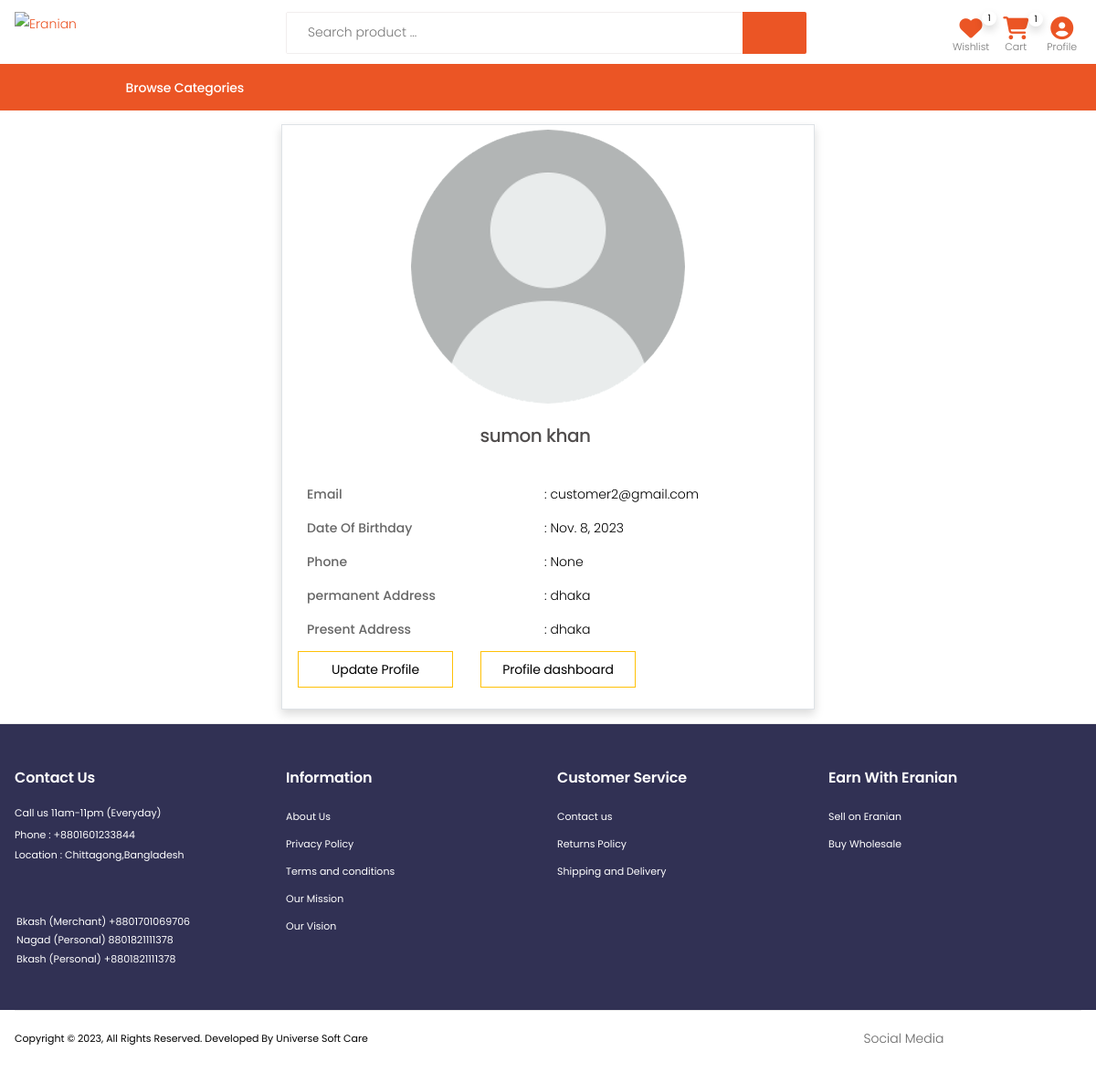
The app's page /profile/ (signed in), older data.
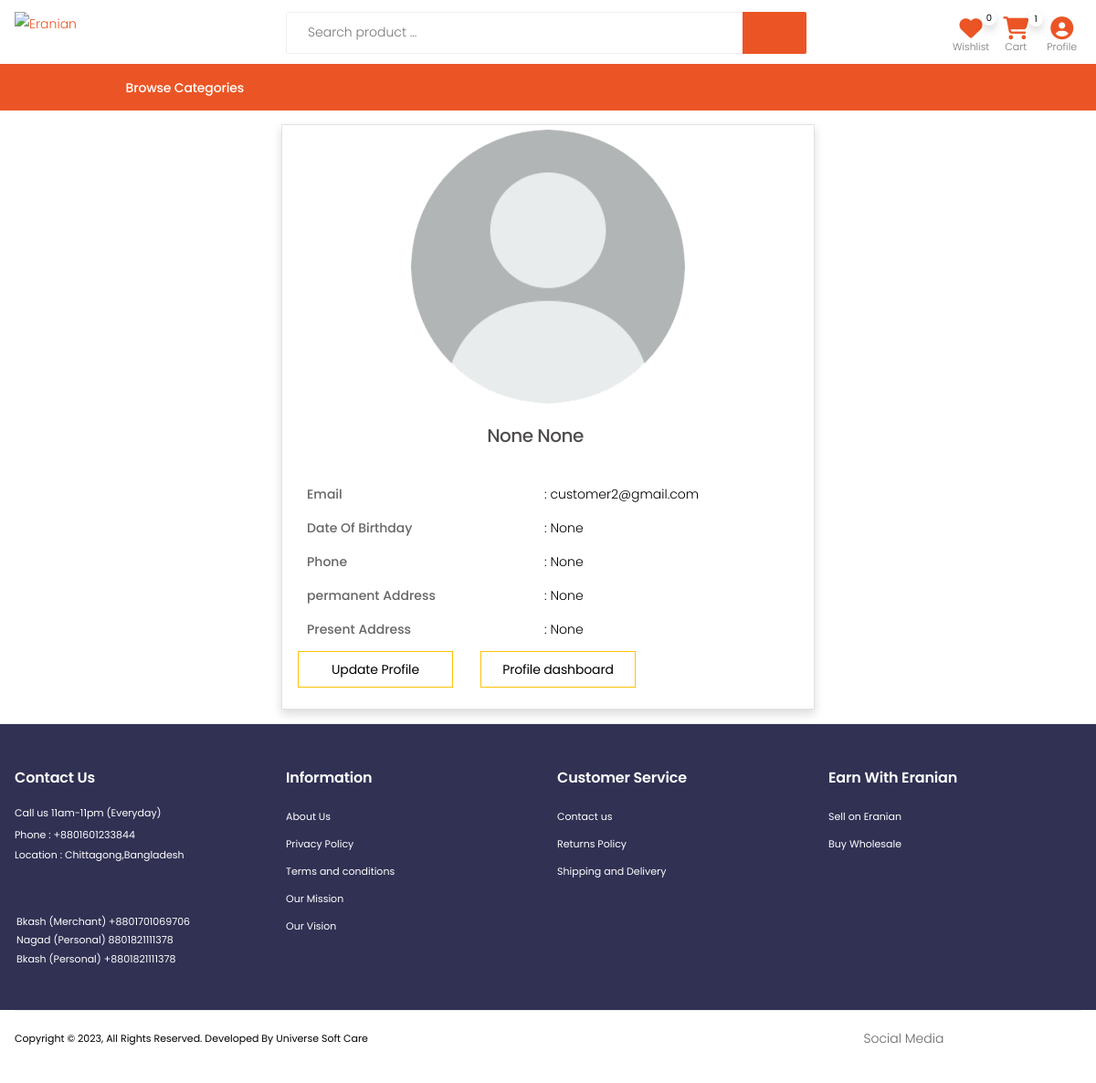
The same page, newer data.
### userapp/models.py (models this page shows, shortened)
class User(AbstractBaseUser, PermissionsMixin):
    email = models.EmailField(unique=True)
    username = None
    first_name = models.CharField(max_length=30, null=True, blank=True)
    last_name = models.CharField(max_length=30, null=True, blank=True)
    phone = models.CharField(max_length=15, unique=True, null=True, blank=True)
    is_active = models.BooleanField(default=True)
    is_staff = models.BooleanField(default=False)
    is_customer = models.BooleanField(default=False)
    is_vendor = models.BooleanField(default=False)
    is_employee = models.BooleanField(default=False)
    date_joined = models.DateTimeField(default=timezone.now)
    objects = CustomUserManager()
    USERNAME_FIELD = 'email'
    REQUIRED_FIELDS = []

class Profile(models.Model):
    user                = models.OneToOneField(User, on_delete=models.CASCADE, max_length=1)
    image               = models.ImageField(upload_to="profilepicture", default='no_img.png')
    date_of_birthday    = models.DateField(auto_now_add=False,blank=True,null=True)
    phone               = models.CharField(max_length=15,unique=True,blank=True,null=True)
    permanent_address   = models.CharField(max_length=100,blank=True,null=True)
    present_address     = models.CharField(max_length=100,blank=True,null=True)
    class Meta:
        verbose_name_plural = "Customer Profile"

### store/models.py (models this page shows, shortened)
class Order(models.Model):
    user = models.ForeignKey(settings.AUTH_USER_MODEL,on_delete=models.CASCADE)
    items = models.ManyToManyField(OrderItem)
    ordered_date = models.DateTimeField()
    order_complate_date = models.DateTimeField( auto_now=False, auto_now_add=False, blank=True, null=True)
    order_status = models.CharField( max_length=150, choices=Order_Status, default='pending')
    total_order_amount = models.CharField(max_length=150, blank=True, null=True)
    paid_amount = models.CharField(max_length=150, default=0)
    due_amount = models.CharField(max_length=150, default=0)
    ordered = models.BooleanField(default=False)
    orderId = models.CharField(max_length=150, blank=True, null=True)
    paymentId = models.CharField(max_length=150, blank=True, null=True)
    coupon = models.ForeignKey('Coupon', on_delete=models.SET_NULL, blank=True, null=True)
    shipping_address = models.ForeignKey( ShipingAddress, on_delete=models.CASCADE, blank=True, null=True)
    payment_option = models.CharField(max_length=150)
    order_read_status = models.BooleanField(default=False)
    cancel_order = models.BooleanField(default=False)
    returned_order = models.BooleanField(default=False)
    redx_percel_traking_number = models.CharField( max_length=150, blank=True, null=True)
    others_transport_trakink_url = models.URLField(max_length=200, blank=True, null=True)
    class Meta:
        ordering = ['-id']

### userapp/views.py (the view)
# urls.py: path('profile/', user_views.profile, name='profile'),
@login_required
def profile(request):
    return render(request, 'userapp/profile.html')

### daseboard/context_processors.py (called while the page is built)
def order_count(request):
    order_count = Order.objects.filter(order_read_status=False).count()
    context = {
        'order_count': order_count
    }
    return context

def unverified_vendor_count(request):
    unverified_vendor_count = VendorInformation.objects.filter(
        is_verified=False).count()
    unverified_vendor_profile = VendorInformation.objects.filter(
        is_verified=False)
    context = {
        'unverified_vendor_count': unverified_vendor_count,
        'unverified_vendor_profile': unverified_vendor_profile,
    }
    return context

def order_list(request):
    user = request.user
    order_list = Order.objects.filter(order_read_status=False)
    context = {
        'order_list': order_list
    }
    return context

def contact_data_count(request):
    contact_data_count = ConductData.objects.filter(view_status=False).count()
    context = {
        'contact_data_count': contact_data_count
    }
    return context

def contact_data_list(request):
    contact_data_list = ConductData.objects.filter(view_status=False)
    context = {
        'contact_data_list': contact_data_list
    }
    return context

### userapp/template/userapp/profile.html (shortened to what this page needs)
{% extends 'store/base.html' %}
{% block content %}
<div class="container my-4 ">
    <div class="card col-12 col-md-6  p-2 mx-auto border shadow">
        <div class="mx-auto">
            <img class="rounded-circle account-img mx-auto mb-2" src="{{ user.profile.image.url }}"
                style="height: 300px;">
        </div>
        <div class="card-body profile">
            <h5 class="text-center">{{ user.first_name }} {{ user.last_name }}</h5>
            <div class="row  mx-auto mt-4">
                <div class="col-6 ">
                    <label>Email </label>
                </div>
                <div class="col-6">
                    <p>: {{ user.email }}</p>
                </div>
            </div>
            <div class="row  mx-auto">
                <div class="col-6 ">
                    <label>Date Of Birthday</label>
                </div>
                <div class="col-6">
                    <p>: {{ user.profile.date_of_birthday }}</p>
                </div>
            </div>
            <div class="row  mx-auto">
                <div class="col-6 ">
                    <label>Phone</label>
                </div>
                <div class="col-6">
                    <p>: {{ user.profile.phone }}</p>
                </div>
            </div>
            <div class="row  mx-auto">
                <div class="col-6 ">
                    <label>permanent Address</label>
                </div>
                <div class="col-6">
                    <p>: {{ user.profile.permanent_address }}</p>
                </div>
            </div>
            <div class="row  mx-auto">
                <div class="col-6 ">
                    <label>Present Address</label>
                </div>
                <div class="col-6">
                    <p>: {{ user.profile.present_address }}</p>
                </div>
            </div>
            <div class="d-flex">
                <a class="btn btn-warning btn-sm " href="{% url 'profile-update' %}">Update Profile</a>
                <a class="btn btn-warning btn-sm ml-5" href="{% url 'profile-dashboard' %}">Profile dashboard</a>
            </div>
        </div>
    </div>
</div>
{% endblock content %}

### store/template/store/includes/navbar.html (shortened to what this page needs)
{% load static %}
{% load desktop_menu %}
{% load top_category %}
{% load cart_view %}
{% load cart_count %}
{% load wish_list_product_count %}
{% load campaign %}
{% load logo %}
<header class="header header-10 header-intro-clearance desktop">
  <div class="header-middle sticky-header mx-auto ">
    <div class="container">
      <div class="header-left py-auto">
        <a href="{% url 'home' %}" class="logo">
          <img src="{% static 'store/images/eranian.png' %}" alt="Eranian">
        </a>
      </div>
      <div class="header-center">
        <div class="header-search header-search-extended header-search-visible header-search-no-radius">
          <form action="{% url 'search' %}" method="GET">
            <div class="header-search-wrapper search-wrapper-wide" style="margin-top: -10px;">
              <input type="search" class="form-control" name="q" id="q" placeholder="Search product ..." required>
              <button class="btn" type="submit" style="background-color:#eb5525 ;"><i
                  style="color: white; font-size: 25px; font-weight: 700;" class="icon-search"></i></button>
            </div>
          </form>
        </div>
      </div>
      <div class="header-right">
        <div class="header-dropdown-link" style="margin-top: -5px;">
          <a href="{% url 'wish-list' %}" class="wishlist-link">
            <i style="color:#eb5525; font-size: 25px;" class="fa-solid fa-heart"></i>
            <span class="wishlist-count shadow">{{ request.user|wish_list_product_count }}</span>
            <span class="wishlist-txt">Wishlist</span>
          </a>
          <div class="dropdown cart-dropdown mx-2">
            <a href="{% url 'cart-summary' %}" class="dropdown-toggle" role="button" aria-haspopup="true"
              aria-expanded="false" data-display="static">
              <i style="color:#eb5525; font-size: 25px;" class="fa-solid fa-cart-shopping"></i>
              <span class="cart-count shadow">{{ request.user|cart_count }}</span>
              <span class="cart-txt">Cart</span>
            </a>
          </div>
          <div class="dropdown user-profile cart-dropdown mx-2">
            <a class="dropdown-toggle" role="button" aria-haspopup="true" aria-expanded="false" data-display="static">
              <i style="color:#eb5525; font-size: 25px;" class="fa-solid fa-circle-user"></i>
              <span class="cart-txt">Profile</span>
            </a>
          </div>
        </div>
      </div>
    </div>
  </div>
  <div class="header-bottom container-fluid" style="border-top: 1px solid #eb5525;">
    <div class="row d-flex col-11 mx-auto">
      <div class="col-md-4 col-lg-3">
        {% if request.resolver_match.url_name == 'home' %}
        <div class="dropdown category-dropdown show is-on" data-visible="true">
          {% else %}
          <div class="dropdown category-dropdown is-on">
            {% endif %}
            <a href="#" class="dropdown-toggle" role="button" data-toggle="dropdown" aria-haspopup="true"
              aria-expanded="false" data-display="static" title="Browse Categories">
              <span class="pl-5" style="font-size: 14px;">Browse Categories</span>
            </a>
            </div>
          </div>
        </div>
      </div>
</header>

Row changes from the older to the newer data that the page shows:
changed User "None": user|wish_list_product_count "1" → "0"; first_name "sumon" → "None"; last_name "khan" → "None"; profile.date_of_birthday "Nov. 8, 2023" → "None"; profile.permanent_address "dhaka" → "None"; profile.present_address "dhaka" → "None"
